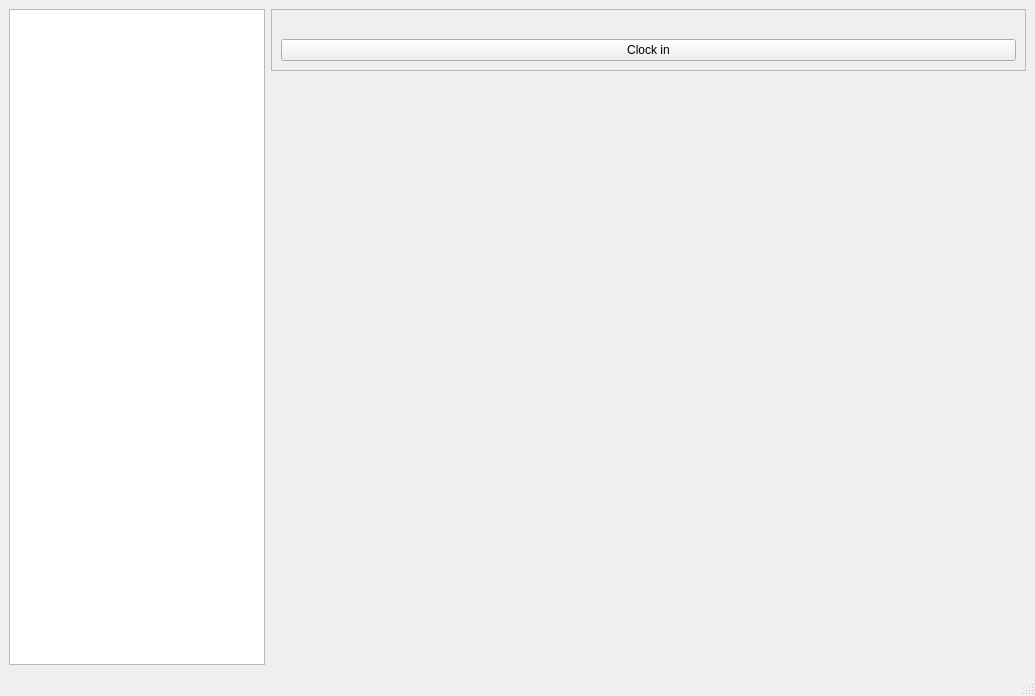
<?xml version="1.0" encoding="UTF-8"?>
<ui version="4.0">
 <class>OpenTime::CentralWidget</class>
 <widget class="QMainWindow" name="OpenTime::CentralWidget">
  <property name="geometry">
   <rect>
    <x>0</x>
    <y>0</y>
    <width>1035</width>
    <height>696</height>
   </rect>
  </property>
  <property name="windowTitle">
   <string>CentralWidget</string>
  </property>
  <widget class="QWidget" name="centralwidget">
   <layout class="QGridLayout" name="gridLayout">
    <item row="0" column="1">
     <widget class="QFrame" name="frame">
      <property name="sizePolicy">
       <sizepolicy hsizetype="Preferred" vsizetype="Maximum">
        <horstretch>0</horstretch>
        <verstretch>0</verstretch>
       </sizepolicy>
      </property>
      <property name="frameShape">
       <enum>QFrame::Shape::StyledPanel</enum>
      </property>
      <property name="frameShadow">
       <enum>QFrame::Shadow::Raised</enum>
      </property>
      <layout class="QGridLayout" name="gridLayout_2">
       <item row="1" column="0">
        <widget class="QPushButton" name="clockButton">
         <property name="text">
          <string>Clock in</string>
         </property>
        </widget>
       </item>
       <item row="0" column="0">
        <widget class="QLabel" name="timeLabel">
         <property name="text">
          <string/>
         </property>
        </widget>
       </item>
      </layout>
     </widget>
    </item>
    <item row="0" column="0" rowspan="2">
     <widget class="QListWidget" name="actionList">
      <property name="sizePolicy">
       <sizepolicy hsizetype="Maximum" vsizetype="Expanding">
        <horstretch>0</horstretch>
        <verstretch>0</verstretch>
       </sizepolicy>
      </property>
     </widget>
    </item>
   </layout>
  </widget>
  <widget class="QMenuBar" name="menubar">
   <property name="geometry">
    <rect>
     <x>0</x>
     <y>0</y>
     <width>1035</width>
     <height>23</height>
    </rect>
   </property>
  </widget>
  <widget class="QStatusBar" name="statusbar"/>
 </widget>
 <resources/>
 <connections/>
</ui>
